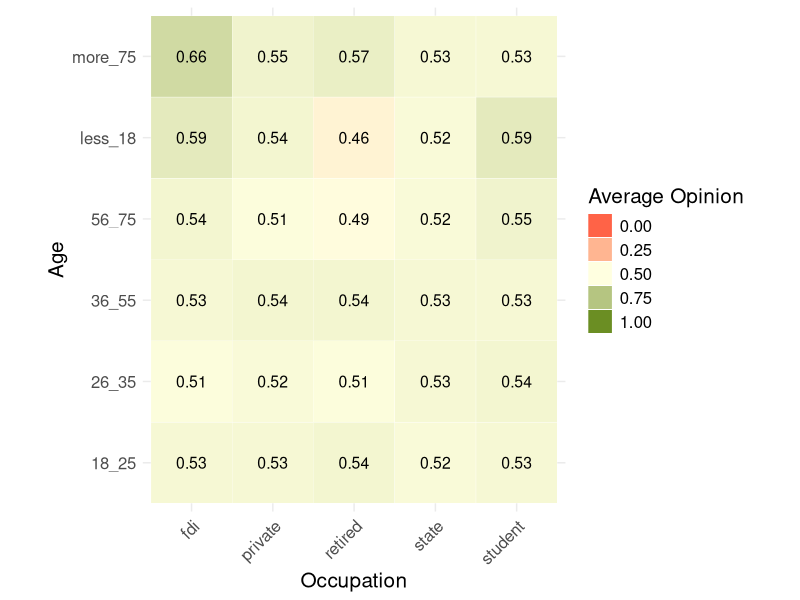
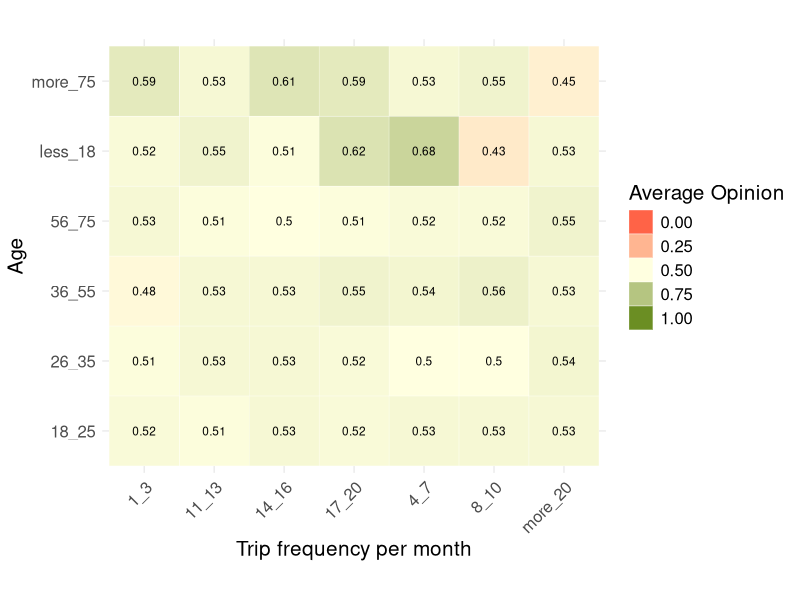
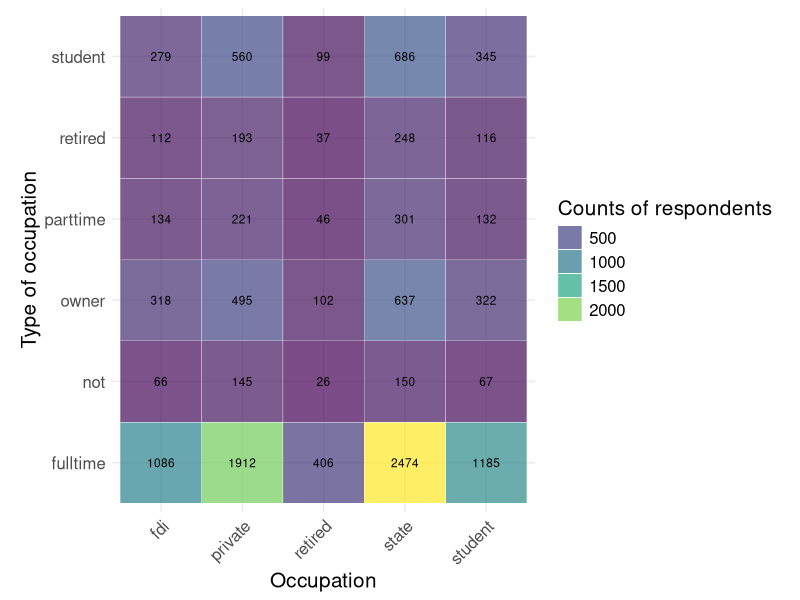
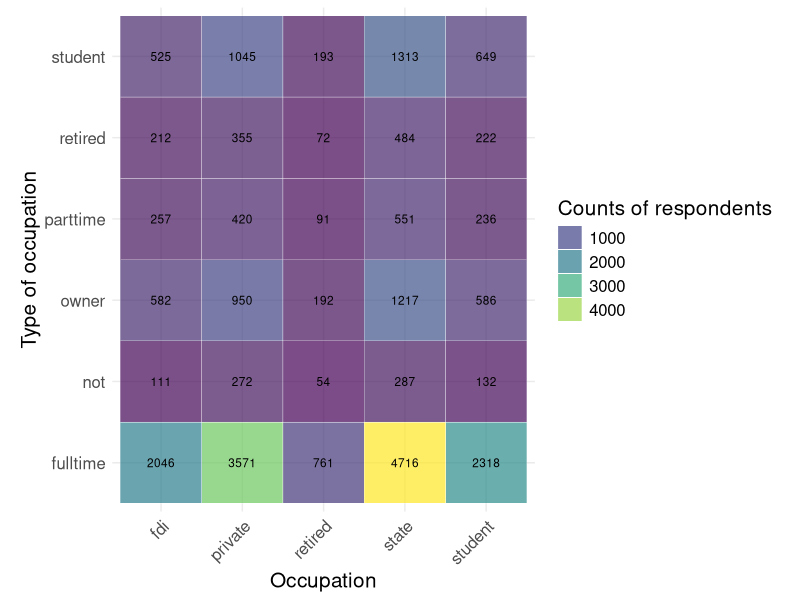

Here is the R script that generated these plots, in order:
## ---- chunk 1
library(here)
library(tidyverse)
# load data
# Data cleaning function
#check here() file path, which should be Contingency_table_R directory
# source(here("clean_data_anon.R"))
# source(here("wrangledata_functions.R"))
# # load data
# # df<- read_csv(here("..","data-not-synced","anon_survey1.csv")) %>% 
# # new data
# df<- read_csv(here("anon_survey1.csv")) %>% 
#   # Clean data
#   data_clean() %>% 
#   # add col for numeric opinion on the ban and create ordered factors 
#   #for age and number of veh owned
#   ban_numeric()
df <- read_csv(here("data","randomized_survey_data.csv"))
## ---- chunk 2
# do contingency table of opinion on the ban for different age groups and occupations
df %>% group_by(occup, age) %>% 
  summarise(n=round(sum(opinion_ban1)/n(),2)) %>%
  ggplot(aes(x = occup, y = age, fill = n ))  +
  geom_tile(color = "white") +
  scale_fill_gradient2(high = "olivedrab", low = "tomato",
                       mid="lightyellow",midpoint = 0.5,
                       space = "Lab", name="count"
                       ,limits=c(0,1)) +
  # make sure x and y have the same scaling
  coord_fixed() +
  # add the values to the tiles, using row and name as coordinates 
  geom_text(aes(occup,age,label=n), color = "black", size = 4) +
theme_minimal() +
       # adjust text direction on x-axis 
       theme(axis.text.x = element_text(angle = 45, vjust = 1,hjust = 1),
        text = element_text(size=15)) +
       # remove the axis labels by making them blank
       xlab("Occupation") + ylab("Age") + 
       guides(fill=guide_legend(title="Average Opinion")) 
## ---- chunk 3
# do contingency table of opinion on the ban for trip frequency and purpose
df %>% group_by(freqmon1, age) %>% 
  summarise(n=round(sum(opinion_ban1)/n(),2)) %>%
  ggplot(aes(x = freqmon1, y = age, fill = n ))  +
  geom_tile(color = "white") +
  scale_fill_gradient2(high = "olivedrab", low = "tomato",
                       mid="lightyellow",midpoint = 0.5,
                       space = "Lab", name="count"
                       ,limits=c(0,1)) +
  # make sure x and y have the same scaling
  coord_fixed() +
  # add the values to the tiles, using row and name as coordinates 
  geom_text(aes(freqmon1,age,label=n), color = "black", size = 3) +
theme_minimal() +
       # adjust text direction on x-axis 
       theme(axis.text.x = element_text(angle = 45, vjust = 1,hjust = 1),
       text = element_text(size=15)) +
       # remove the axis labels by making them blank
       ylab("Age") +xlab("Trip frequency per month") + 
       guides(fill=guide_legend(title="Average Opinion"))

## ---- chunk 4
# do contingency table of opinion on the ban for different age groups and occupations
df %>% group_by(occup, ft_pt) %>% 
  summarise(n=n()) %>%
  ggplot(aes(x = occup, y = ft_pt, fill = n ))  +
  geom_tile(color = "white") +
  scale_fill_viridis_c(alpha=0.7) +
  # scale_fill_gradient2(high = "olivedrab", low = "tomato",
  #                      mid="lightyellow",midpoint = 0.5,
  #                      space = "Lab", name="count"
  #                      ,limits=c(0,1)) +
  # make sure x and y have the same scaling
  coord_fixed() +
  # add the values to the tiles, using row and name as coordinates 
  geom_text(aes(occup,ft_pt,label=n), color = "black", size = 3) +
theme_minimal() +
       # adjust text direction on x-axis 
       theme(axis.text.x = element_text(angle = 45, vjust = 1,hjust = 1),
        text = element_text(size=15)) +
       # remove the axis labels by making them blank
       xlab("Occupation") + ylab("Type of occupation") + 
       guides(fill=guide_legend(title="Counts of respondents")) 
## ---- chunk 5
# do contingency table of opinion on the ban for different age groups and occupations
df %>% group_by(occup, ft_pt) %>% 
  summarise(n=round(sum(own_motob),1)) %>%
  ggplot(aes(x = occup, y = ft_pt, fill = n ))  +
  geom_tile(color = "white") +
  scale_fill_viridis_c(alpha=0.7) +
  # scale_fill_gradient2(high = "olivedrab", low = "tomato",
  #                      mid="lightyellow",midpoint = 0.5,
  #                      space = "Lab", name="count"
  #                      ,limits=c(0,1)) +
  # make sure x and y have the same scaling
  coord_fixed() +
  # add the values to the tiles, using row and name as coordinates 
  geom_text(aes(occup,ft_pt,label=n), color = "black", size = 3) +
theme_minimal() +
       # adjust text direction on x-axis 
       theme(axis.text.x = element_text(angle = 45, vjust = 1,hjust = 1),
        text = element_text(size=15)) +
       # remove the axis labels by making them blank
       xlab("Occupation") + ylab("Type of occupation") + 
       guides(fill=guide_legend(title="Counts of respondents")) 
